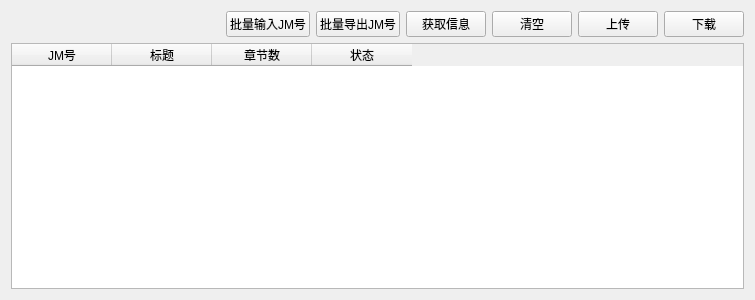
<?xml version="1.0" encoding="UTF-8"?>
<ui version="4.0">
 <class>DownloadSome</class>
 <widget class="QWidget" name="DownloadSome">
  <property name="geometry">
   <rect>
    <x>0</x>
    <y>0</y>
    <width>755</width>
    <height>300</height>
   </rect>
  </property>
  <property name="windowTitle">
   <string>Form</string>
  </property>
  <layout class="QVBoxLayout" name="verticalLayout">
   <item>
    <layout class="QHBoxLayout" name="horizontalLayout">
     <item>
      <spacer name="horizontalSpacer">
       <property name="orientation">
        <enum>Qt::Horizontal</enum>
       </property>
       <property name="sizeHint" stdset="0">
        <size>
         <width>40</width>
         <height>20</height>
        </size>
       </property>
      </spacer>
     </item>
     <item>
      <widget class="QLabel" name="totalLabel">
       <property name="text">
        <string/>
       </property>
      </widget>
     </item>
     <item>
      <widget class="QPushButton" name="inputButton">
       <property name="text">
        <string>批量输入JM号</string>
       </property>
      </widget>
     </item>
     <item>
      <widget class="QPushButton" name="outputBatchJMIndexButton">
       <property name="text">
        <string>批量导出JM号</string>
       </property>
      </widget>
     </item>
     <item>
      <widget class="QPushButton" name="loadInfoButton">
       <property name="text">
        <string>获取信息</string>
       </property>
      </widget>
     </item>
     <item>
      <widget class="QPushButton" name="cleanButton">
       <property name="text">
        <string>清空</string>
       </property>
      </widget>
     </item>
     <item>
      <widget class="QPushButton" name="nasButton">
       <property name="text">
        <string>上传</string>
       </property>
      </widget>
     </item>
     <item>
      <widget class="QPushButton" name="downButton">
       <property name="text">
        <string>下载</string>
       </property>
      </widget>
     </item>
    </layout>
   </item>
   <item>
    <widget class="QTableWidget" name="tableWidget">
     <column>
      <property name="text">
       <string>JM号</string>
      </property>
     </column>
     <column>
      <property name="text">
       <string>标题</string>
      </property>
     </column>
     <column>
      <property name="text">
       <string>章节数</string>
      </property>
     </column>
     <column>
      <property name="text">
       <string>状态</string>
      </property>
     </column>
    </widget>
   </item>
  </layout>
 </widget>
 <resources/>
 <connections/>
</ui>
